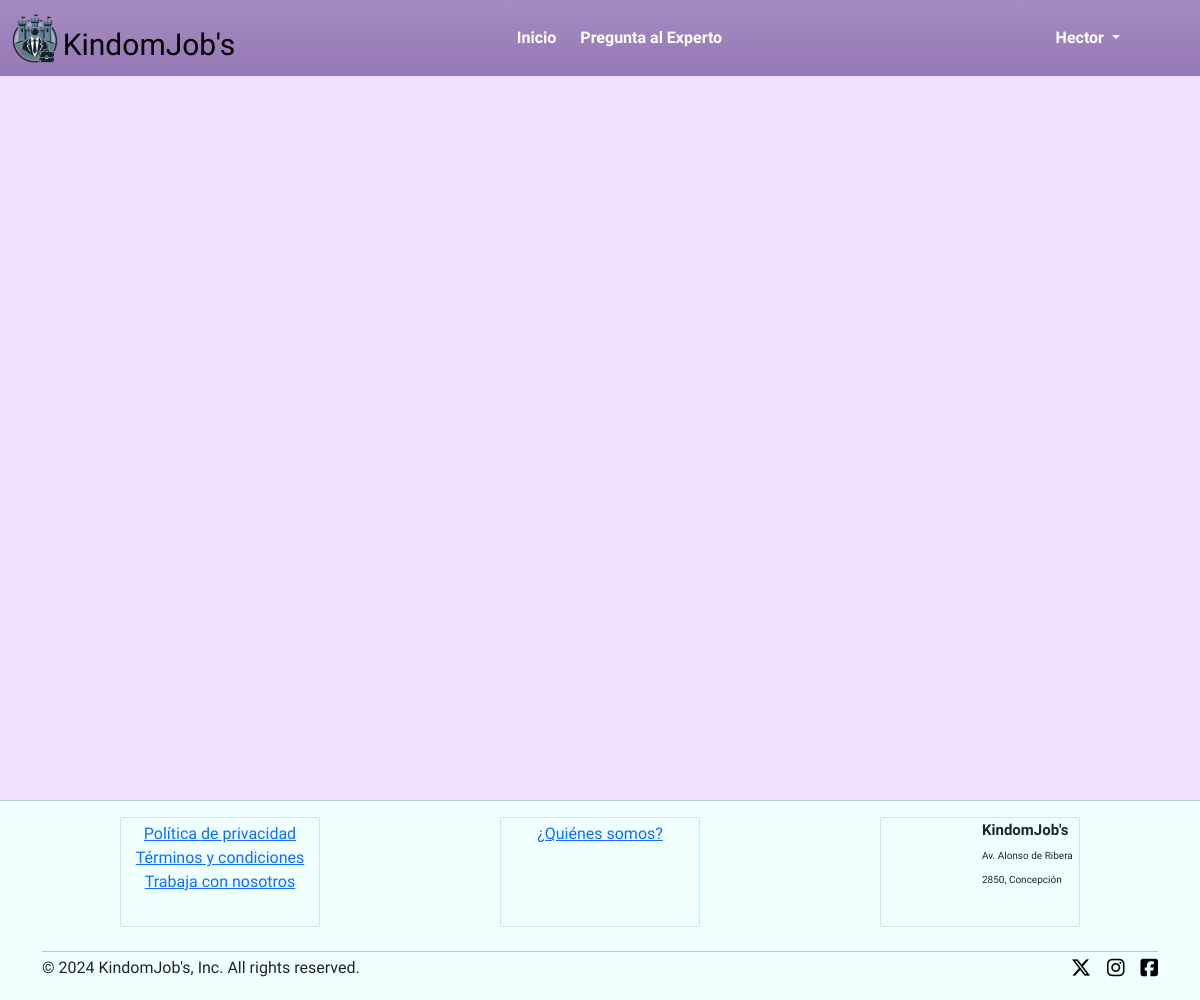
The page /index.php?p=citas (signed in) on the database as committed earlier.
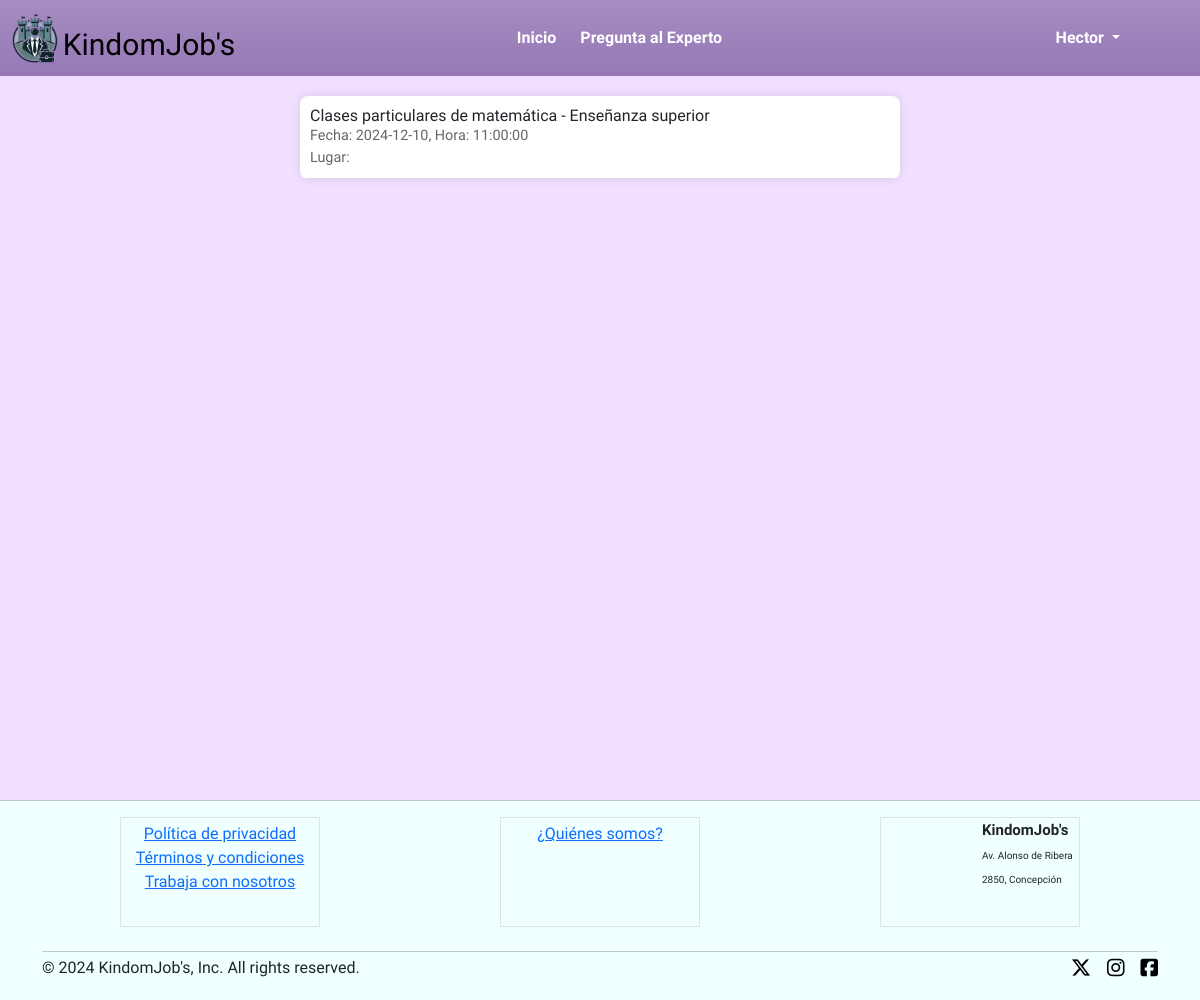
The same page on the database as committed later.
### tables this page shows
CREATE TABLE `cita` (
  `fecha_cita` date NOT NULL,
  `hora_cita` time NOT NULL,
  `rut_cliente` int(11) NOT NULL,
  `rut_profesional` int(11) NOT NULL,
  `tokencompra` varchar(200) NOT NULL,
  `lugar_atencion` varchar(255) NOT NULL,
  `servicio` varchar(255) NOT NULL
);

### pages/citas.php (the view, shortened to what this page needs)
<?php
    include 'database/conexion.php';
    $rut_usuario = $_SESSION['rut'];
    $query = "SELECT fecha_cita, hora_cita, rut_cliente, rut_profesional, lugar_atencion, servicio
              FROM cita
              WHERE rut_cliente = '$rut_usuario'";
    $resultado = mysqli_query($conexion, $query);
?>
<div class="cita-list">
    <?php while ($row = mysqli_fetch_assoc($resultado)): ?>
        <div class="cita-item" onclick="window.location.href='index.php?p=cita&fecha_cita=<?php echo $row['fecha_cita']; ?>&hora_cita=<?php echo $row['hora_cita']; ?>&rut_cliente=<?php echo $row['rut_cliente']; ?>&rut_profesional=<?php echo $row['rut_profesional']; ?>&lugar_servicio=<?php echo $row['lugar_atencion']; ?>&servicio=<?php echo $row['servicio']; ?>'">
            <div class="cita-info">
                <h5><?php echo $row['servicio']; ?></h5>
                <p>Fecha: <?php echo $row['fecha_cita']; ?>, Hora: <?php echo $row['hora_cita']; ?></p>
                <p>Lugar: <?php echo $row['lugar_atencion']; ?></p>
            </div>
        </div>
    <?php endwhile; ?>
</div>

Rows that differ between the two databases and show on the page:
added cita: servicio "Clases particulares de matemática - Enseñanza superior", fecha_cita "2024-12-10", hora_cita "11:00:00"
